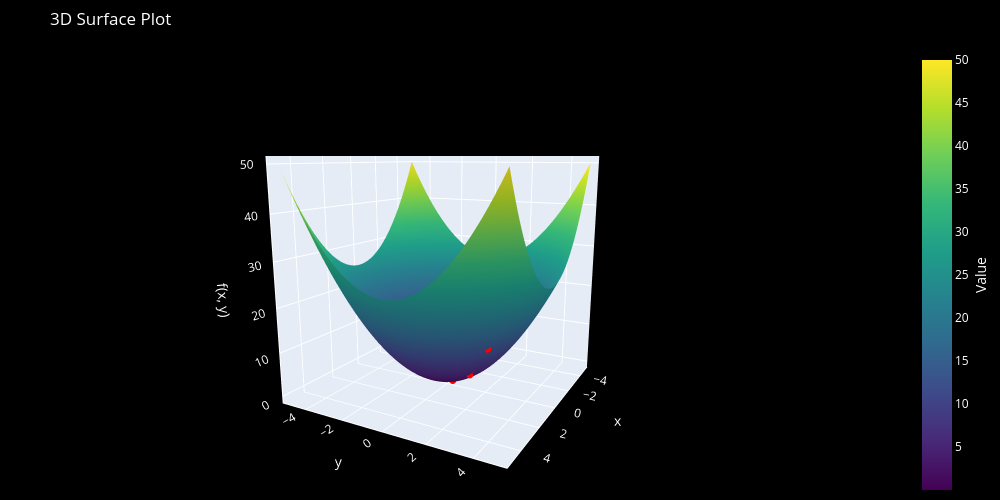

This figure's notebook cell:
### Markdown cell above
### Momentum

### Code cell
V = torch.zeros(2)
learning_rate = 0.2
num_epochs = 10
beta = 0.5

mom = momentum(x_0, y_0, V, beta, learning_rate, num_epochs, f)

fig_3D = plot_3D_GD(x, y, mom[:,0], mom[:,1], f)
fig_3D.show()

### Figure 1 — Plotly figure (JSON) as saved in the notebook; plotly's stock layout.template omitted (floating-point values rounded to 4 significant figures; data arrays with more than 128 entries replaced by an {"elided": "..."} marker saying what was removed)
{"data": [{"colorbar": {"tickfont": {"color": "white"}, "title": {"font": {"color": "white"}, "side": "right", "text": "Value"}}, "colorscale": [[0, "#440154"], [0.1111, "#482878"], [0.2222, "#3e4989"], [0.3333, "#31688e"], [0.4444, "#26828e"], [0.5556, "#1f9e89"], [0.6667, "#35b779"], [0.7778, "#6ece58"], [0.8889, "#b5de2b"], [1, "#fde725"]], "showscale": true, "type": "surface", "x": {"elided": "100x100 float values"}, "y": {"elided": "100x100 float values"}, "z": {"elided": "100x100 float values"}}, {"line": {"color": "red", "width": 5}, "marker": {"color": "red", "size": 4}, "mode": "markers+lines", "name": "Path", "type": "scatter3d", "x": [2.0, 1.2, 0.32, -0.248, -0.4328, -0.3521, -0.1709, -0.01194, 0.07231, 0.08551], "y": [3.0, 1.8, 0.48, -0.372, -0.6492, -0.5281, -0.2563, -0.01791, 0.1085, 0.1283], "z": [13.0, 4.68, 0.3328, 0.1999, 0.6088, 0.4029, 0.09491, 0.0004631, 0.017, 0.02377]}], "layout": {"height": 500, "margin": {"b": 0, "l": 0, "r": 0, "t": 50}, "paper_bgcolor": "black", "plot_bgcolor": "black", "scene": {"bgcolor": "black", "camera": {"eye": {"x": 2, "y": 1.1, "z": 0.5}}, "xaxis": {"linecolor": "white", "linewidth": 2, "showgrid": true, "showline": true, "tickfont": {"color": "white"}, "title": {"font": {"color": "white"}, "text": "x"}}, "yaxis": {"linecolor": "white", "linewidth": 2, "showgrid": true, "showline": true, "tickfont": {"color": "white"}, "title": {"font": {"color": "white"}, "text": "y"}}, "zaxis": {"linecolor": "white", "linewidth": 2, "showgrid": true, "showline": true, "tickfont": {"color": "white"}, "title": {"font": {"color": "white"}, "text": "f(x, y)"}}}, "title": {"font": {"color": "white"}, "text": "3D Surface Plot"}, "width": 1000}}
